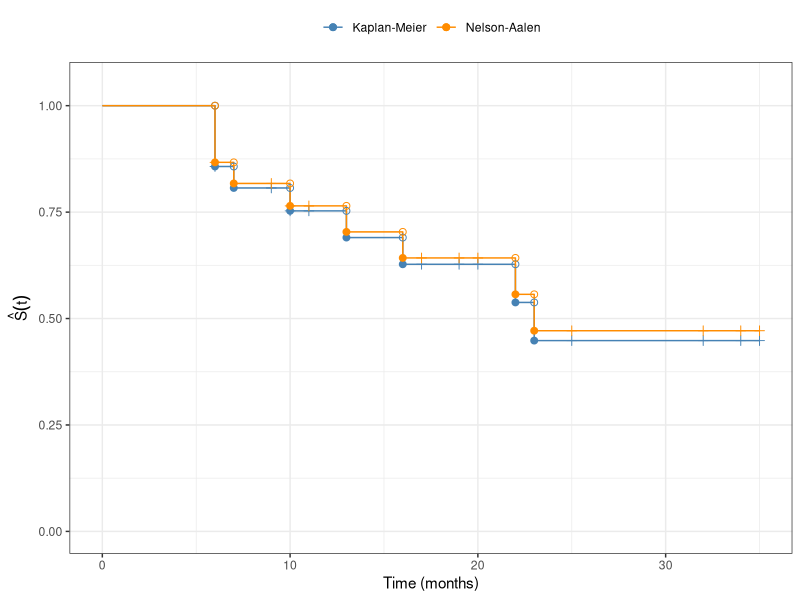
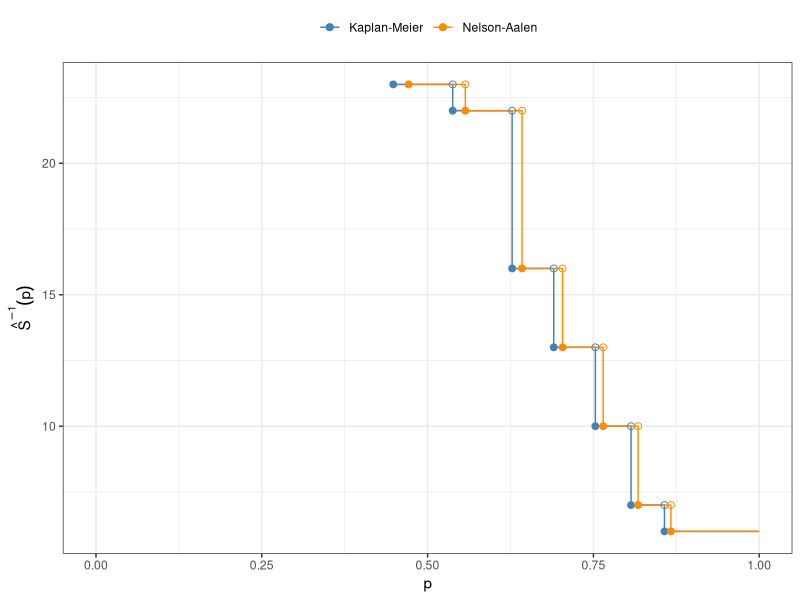

R code for these plots, in order:
## ---- chunk 1
#| code-fold: true
library(KMsurv)
library(dplyr)
library(survival)
data(drug6mp)

km_fit <- drug6mp |>
  mutate(surv = Surv(t2, relapse)) |>
  survfit(formula = surv ~ 1, data = _)

na_fit <- drug6mp |>
  mutate(surv = Surv(t2, relapse)) |>
  survfit(formula = surv ~ 1, type = "fleming-harrington", data = _)

tbl <- tibble(
  time = km_fit$time,
  n.risk = km_fit$n.risk,
  n.event = km_fit$n.event,
  surv_km = km_fit$surv,
  surv_na = na_fit$surv
) |>
  filter(n.event > 0)

library(knitr)
kable(
  tbl,
  digits = 3,
  col.names = c(
    "Time (months)",
    "At risk $r_i$",
    "Events $d_i$",
    "$\\hat{S}_{KM}(t)$",
    "$\\hat{S}_{NA}(t)$"
  )
)
## ---- chunk 2
#| code-fold: true
library(ggplot2)

surv_steps <- rbind(
  data.frame(
    time = c(0, km_fit$time), surv = c(1, km_fit$surv),
    estimator = "Kaplan-Meier"
  ),
  data.frame(
    time = c(0, na_fit$time), surv = c(1, na_fit$surv),
    estimator = "Nelson-Aalen"
  )
)

cens_marks <- rbind(
  data.frame(
    time = km_fit$time[km_fit$n.censor > 0],
    surv = km_fit$surv[km_fit$n.censor > 0],
    estimator = "Kaplan-Meier"
  ),
  data.frame(
    time = na_fit$time[na_fit$n.censor > 0],
    surv = na_fit$surv[na_fit$n.censor > 0],
    estimator = "Nelson-Aalen"
  )
)

ev_idx_km <- km_fit$n.event > 0
s_after_km <- km_fit$surv[ev_idx_km]
s_before_km <- c(1, head(s_after_km, -1))
ev_idx_na <- na_fit$n.event > 0
s_after_na <- na_fit$surv[ev_idx_na]
s_before_na <- c(1, head(s_after_na, -1))

open_surv <- rbind(
  data.frame(time = km_fit$time[ev_idx_km], surv = s_before_km, estimator = "Kaplan-Meier"),
  data.frame(time = na_fit$time[ev_idx_na], surv = s_before_na, estimator = "Nelson-Aalen")
)
closed_surv <- rbind(
  data.frame(time = km_fit$time[ev_idx_km], surv = s_after_km, estimator = "Kaplan-Meier"),
  data.frame(time = na_fit$time[ev_idx_na], surv = s_after_na, estimator = "Nelson-Aalen")
)

ggplot(surv_steps, aes(x = time, y = surv, color = estimator)) +
  geom_step() +
  geom_point(data = cens_marks, shape = 3, size = 2, show.legend = FALSE) +
  geom_point(data = open_surv, shape = 1, size = 2) +
  geom_point(data = closed_surv, shape = 19, size = 2) +
  scale_color_manual(
    values = c("Kaplan-Meier" = "steelblue", "Nelson-Aalen" = "darkorange")
  ) +
  coord_cartesian(ylim = c(0, 1.05)) +
  labs(x = "Time (months)", y = expression(hat(S)(t)), color = NULL) +
  theme_bw() +
  theme(legend.position = "top")
## ---- chunk 3
#| code-fold: true

ev_km <- km_fit$n.event > 0
t_ev_km <- km_fit$time[ev_km]
s_ev_km <- km_fit$surv[ev_km]

ev_na <- na_fit$n.event > 0
t_ev_na <- na_fit$time[ev_na]
s_ev_na <- na_fit$surv[ev_na]

isf_steps <- rbind(
  data.frame(
    p = c(1, s_ev_km), t = c(t_ev_km[1], t_ev_km),
    estimator = "Kaplan-Meier"
  ),
  data.frame(
    p = c(1, s_ev_na), t = c(t_ev_na[1], t_ev_na),
    estimator = "Nelson-Aalen"
  )
)
isf_steps <- isf_steps[order(isf_steps$estimator, isf_steps$p), ]

open_isf <- rbind(
  data.frame(p = head(s_ev_km, -1), t = tail(t_ev_km, -1), estimator = "Kaplan-Meier"),
  data.frame(p = head(s_ev_na, -1), t = tail(t_ev_na, -1), estimator = "Nelson-Aalen")
)
closed_isf <- rbind(
  data.frame(p = s_ev_km, t = t_ev_km, estimator = "Kaplan-Meier"),
  data.frame(p = s_ev_na, t = t_ev_na, estimator = "Nelson-Aalen")
)

ggplot(isf_steps, aes(x = p, y = t, color = estimator)) +
  geom_step() +
  geom_point(data = open_isf, shape = 1, size = 2) +
  geom_point(data = closed_isf, shape = 19, size = 2) +
  scale_color_manual(
    values = c("Kaplan-Meier" = "steelblue", "Nelson-Aalen" = "darkorange")
  ) +
  coord_cartesian(xlim = c(0, 1)) +
  labs(x = "p", y = expression(hat(S)^{-1}*(p)), color = NULL) +
  theme_bw() +
  theme(legend.position = "top")
## ---- chunk 4
#| code-fold: show
quantile(km_fit, probs = 0.5)
## ---- chunk 5
#| code-fold: show
quantile(na_fit, probs = 0.5)
